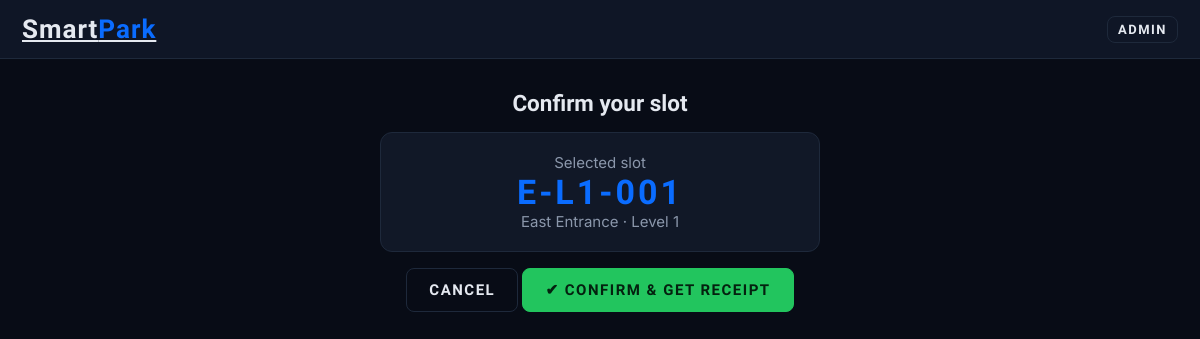
The app's page /book/slot/151/ with its own data.
### parking/models.py (models this page shows, shortened)
class Slot(models.Model):
    entrance = models.ForeignKey(Entrance, on_delete=models.CASCADE, related_name='slots')   # delete an entrance -> its slots go too
    level = models.ForeignKey(Level, on_delete=models.CASCADE, related_name='slots')
    number = models.PositiveIntegerField()
    label = models.CharField(max_length=30, unique=True)                                      # e.g. S-L1-001
    status = models.CharField(max_length=12, choices=SLOT_STATUS, default=AVAILABLE)
    code = models.CharField(max_length=6, unique=True, null=True, blank=True)                 # verification code of the CURRENT booking
    booked_at = models.DateTimeField(null=True, blank=True)
    class Meta:
        ordering = ['entrance_id', 'level_id', 'number']
        constraints = [models.UniqueConstraint(fields=['entrance', 'level', 'number'], name='one_number_per_entrance_level')]

class Entrance(models.Model):
    name = models.CharField(max_length=60, unique=True)
    prefix = models.CharField(max_length=5, unique=True)      # first part of slot labels, e.g. S in S-L1-001
    status = models.CharField(max_length=12, choices=AREA_STATUS, default=OPEN)
    @property
    def display_name(self):
        return f'{self.name} Entrance'

class Level(models.Model):
    number = models.PositiveIntegerField(unique=True)
    name = models.CharField(max_length=60)
    status = models.CharField(max_length=12, choices=AREA_STATUS, default=OPEN)
    class Meta:
        ordering = ['number']

### parking/views.py (the view, shortened to what this page needs)
# urls.py: path('book/slot/<int:pk>/', v.book_confirm, name='book_confirm'),
def book_confirm(request, pk):
    slot = get_object_or_404(Slot.objects.select_related('entrance', 'level'), pk=pk)
    if slot.status != AVAILABLE:
        messages.error(request, 'That slot is not available.')
        return redirect('book_slots', slot.entrance_id, slot.level_id)
    return render(request, 'parking/book_confirm.html', {'slot': slot})

### parking/context_processors.py (called while the page is built)
def maintenance(request):
    items = [e.display_name for e in Entrance.objects.exclude(status=OPEN)] + [l.name for l in Level.objects.exclude(status=OPEN)]
    count = Slot.objects.filter(status=MAINTENANCE).count()
    if count:
        items.append(f'{count} individual slot(s)')
    return {'maintenance_items': items}

### parking/templates/parking/book_confirm.html
{% extends "parking/base.html" %}{% block content %}
<div class="form" style="text-align:center"><h2>Confirm your slot</h2>
<div class="panel"><div class="mut">Selected slot</div><div class="rc">{{ slot.label }}</div><div class="mut">{{ slot.entrance.display_name }} · {{ slot.level.name }}</div></div>
<form method="post">{% csrf_token %}<a class="btn" href="{% url 'book_slots' slot.entrance_id slot.level_id %}">Cancel</a> <button class="btn grn">✔ Confirm &amp; get receipt</button></form></div>{% endblock %}

### parking/static/parking/style.css (style rules this page uses)
:root { --bg:#080c16;--card:#111827;--line:#1e293b;--tx:#e5e9f0;--mut:#8b97ab;--blue:#0a6cff;--grn:#22c55e;--red:#ef4444;--amb:#f59e0b }
* { box-sizing:border-box }
html,body { margin:0;background:var(--bg);color:var(--tx);font:15px Inter,system-ui,sans-serif }
a { color:inherit;text-decoration:none }
h1,h2,h3 { font-family:Rajdhani,sans-serif;margin:.2em 0 }
.mut { color:var(--mut) }
.btn { display:inline-block;background:transparent;color:var(--tx);border:1px solid var(--line);border-radius:8px;padding:12px 22px;font:700 15px Rajdhani,sans-serif;letter-spacing:1.5px;cursor:pointer;text-transform:uppercase }
.grn { background:var(--grn);border-color:var(--grn);color:#04210f }
.panel { background:var(--card);border:1px solid var(--line);border-radius:12px;padding:20px;margin:16px 0 }
.form { max-width:440px;margin:0 auto }
.rc { font:700 34px Rajdhani;color:var(--blue);letter-spacing:3px }

### records on screen
Slot: label "E-L1-001", entrance.display_name "East Entrance", level.name "Level 1"
